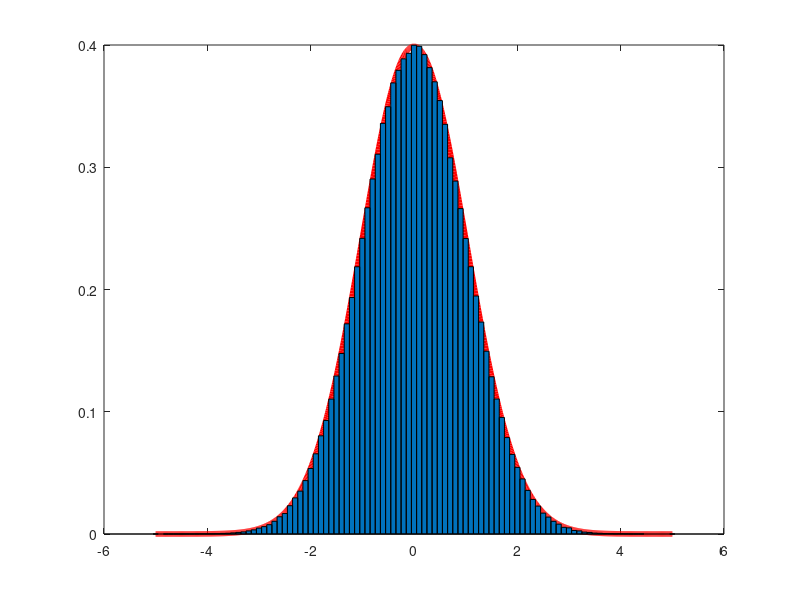

The MATLAB source for this figure:
% test4.m
clc;clear all
N=1000000;
r=rand(2,N);
theta=2.*pi.*r(1,:);
rho=-1.*log(r(2,:));
x=sqrt(2.*rho).*cos(theta);
y=sqrt(2.*rho).*sin(theta);

fx=-5:0.01:5;
fy=(1./sqrt(2.*pi)).*exp(-1.*fx.^2./2);
plot(fx,fy,'r','linewidth',4)
hold on
[Y,X]=hist(y,[-5:0.1:5]);
Y=(Y./N)*10;
bar(X,Y,1)
